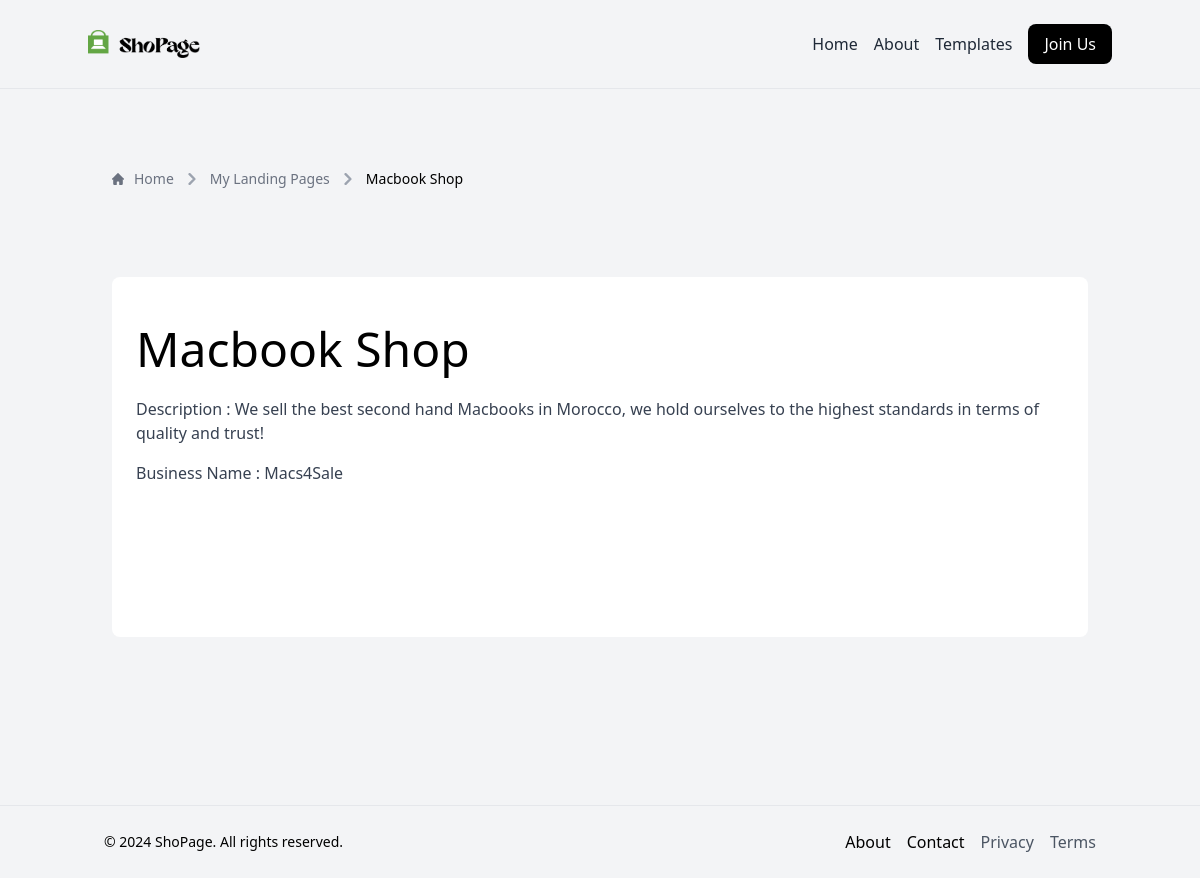
The page /dist/view_landing_page.php?id=17 on the database its author committed.
### tables this page shows
CREATE TABLE `landing_pages` (
  `id` int(11) NOT NULL,
  `user_id` int(11) NOT NULL,
  `template_id` int(11) NOT NULL,
  `product_id` int(11) NOT NULL,
  `name` varchar(255) NOT NULL,
  `business_name` varchar(255) NOT NULL,
  `shop_desc` varchar(255) NOT NULL,
  `html_content` text DEFAULT NULL,
  `css_content` text DEFAULT NULL,
  `js_content` text DEFAULT NULL,
  `images` text DEFAULT NULL,
  `created_at` timestamp NOT NULL DEFAULT current_timestamp(),
  `updated_at` timestamp NOT NULL DEFAULT current_timestamp() ON UPDATE current_timestamp()
);

### dist/view_landing_page.php (the view, shortened to what this page needs)
<?php
require("../connexion.php");
$page_id = isset($_GET['id']) ? $_GET['id'] : null;
$sql = "SELECT * FROM landing_pages WHERE id = '$page_id'";
$result = mysqli_query($con, $sql);
$landing_page = mysqli_fetch_assoc($result);
?>
<!DOCTYPE html>
<html lang="en">
<head>
    <link rel="stylesheet" href="/src/output.css">
</head>
<body class="bg-gray-100">
    <nav class="border-b border-gray-200 p-6">
        <div class="container mx-auto flex items-center justify-between">
            <a href="index.php" class="flex items-center text-gray-800 text-xl font-bold">
                <img src="/images/logo.png" class="w-28" alt="ShoPage">
            </a>
            <div id="navLinks" class="hidden lg:flex flex-col lg:flex-row lg:space-x-4">
                <a href="index.php" class="block text-gray-800 hover:text-gray-900 py-2">Home</a>
                <a href="about.php" class="block text-gray-800 hover:text-gray-900 py-2">About</a>
                <a href="templates.php" class="block text-gray-800 hover:text-gray-900 py-2">Templates</a>
                <?php if (isset($_SESSION['login'])) : ?>
                    <a href="landingPages.php" class="block text-gray-800 hover:text-gray-900 py-2">My Landing Pages</a>
                    <a href="/authentification/deconnexion.php" class="block text-gray-800 hover:text-gray-900 py-2">| Log Out</a>
                <?php else : ?>
                    <a href="/authentification/register.php" class="block bg-black px-4 text-white rounded-lg hover:bg-green-500 transition duration-300 ease-in-out py-2">Join Us</a>
                <?php endif; ?>
            </div>
        </div>
    </nav>
    <div class="container mx-auto py-20 px-6">
        <nav class="flex" aria-label="Breadcrumb">
            <ol class="inline-flex items-center space-x-1 md:space-x-2 rtl:space-x-reverse">
                <li class="inline-flex items-center">
                    <a href="index.php" class="inline-flex items-center text-sm font-medium text-gray-500 hover:text-black transition duration-300 ease-in-out ">
                        Home
                    </a>
                </li>
                <li class="inline-flex items-center">
                    <div class="flex items-center">
                        <svg class="rtl:rotate-180 w-3 h-3 text-gray-400 mx-1" aria-hidden="true" xmlns="http://www.w3.org/2000/svg" fill="none" viewBox="0 0 6 10">
                            <path stroke="currentColor" stroke-linecap="round" stroke-linejoin="round" stroke-width="2" d="m1 9 4-4-4-4" />
                        </svg>
                        <a href="landingPages.php" class="ms-1 text-sm font-medium text-gray-500 hover:text-black transition duration-300 ease-in-out md:ms-2 ">My Landing Pages</a>
                    </div>
                </li>
                <li aria-current="page">
                    <div class="flex items-center">
                        <svg class="rtl:rotate-180 w-3 h-3 text-gray-400 mx-1" aria-hidden="true" xmlns="http://www.w3.org/2000/svg" fill="none" viewBox="0 0 6 10">
                            <path stroke="currentColor" stroke-linecap="round" stroke-linejoin="round" stroke-width="2" d="m1 9 4-4-4-4" />
                        </svg>
                        <a href="" class="ms-1 text-sm font-medium text-black md:ms-2 "><?php echo htmlspecialchars($landing_page['name']); ?></a>
                    </div>
                </li>
            </ol>
        </nav>
        <div class="container mx-auto py-10">
            <div class="bg-white outline outline-1 outline-gray-400 rounded-lg p-6 mb-8">
                <h1 class="text-5xl my-6"><?php echo htmlspecialchars($landing_page['name']); ?></h1>
                <p class="text-gray-700 mb-4">Description : <?php echo htmlspecialchars($landing_page['shop_desc']); ?></p>
                <p class="text-gray-700 mb-4">Business Name : <?php echo htmlspecialchars($landing_page['business_name']); ?></p>
                <div class="container mx-auto py-10">
                </div>
            </div>
        </div>
    </div>
    <footer class="border-t text-black py-6">
        <div class="container mx-auto px-4">
            <div class="flex flex-col md:flex-row items-center justify-between">
                <div class="mb-4 md:mb-0">
                    <p class="text-sm">&copy; 2024 ShoPage. All rights reserved.</p>
                </div>
                <div class="flex space-x-4">
                    <a href="about.php" class="hover:text-gray-600">About</a>
                    <a href="contact.php" class="hover:text-gray-600">Contact</a>
                    <p class="text-gray-600">Privacy</p>
                    <p class="text-gray-600">Terms</p>
                </div>
            </div>
        </div>
    </footer>
</body>
</html>

### rows shown on the page
landing_pages: name "Macbook Shop", shop_desc "We sell the best second hand Macbooks in Morocco, we hold ourselves to the highest standards in terms of quality and trust!", business_name "Macs4Sale"
